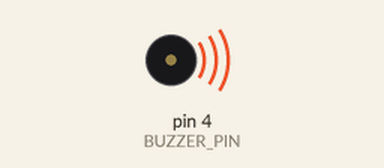
A sketch run on a simulated Arduino Uno, built with avr-gcc and run on an emulated ATmega328P. Parts: buzzer (waves = sounding). What the sketch prints to the serial monitor is not drawn.

Above: at 0.6 s.
At 30.6 s:
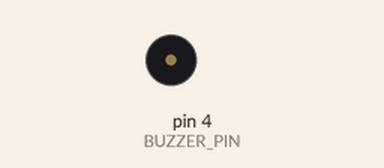
Timing chart, 0 to 32.1 s (numbered marks = the images above):
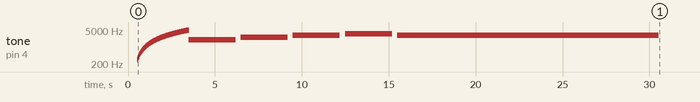

The sketch:

testing-buzzer.ino
```cpp
// ============================================================
// AVISO — Buzzer Maximum Volume Diagnostic Test (30 seconds)
// Purpose: sweep through frequencies to find the buzzer's
// loudest resonant point, then hold there to confirm. No
// sensor, no LittleFS, no calibration — buzzer only.
// IMPORTANT: tone() controls frequency/duration only, NOT
// volume. This test finds the loudest-SOUNDING frequency by
// resonance, it cannot exceed the buzzer's physical power limit.
// ============================================================

#define BUZZER_PIN 4

const unsigned long TOTAL_TEST_MS = 30000;
unsigned long testStart = 0;
bool testRunning = true;
bool testAnnouncedDone = false;

void setup() {
  Serial.begin(115200);
  delay(500);

  pinMode(BUZZER_PIN, OUTPUT);

  if (Serial) {
    Serial.println("=====================================");
    Serial.println("AVISO Buzzer Max-Volume Diagnostic");
    Serial.println("=====================================");
    Serial.println("[INFO] tone() controls pitch/duration only, not volume.");
    Serial.println("[INFO] This test finds the LOUDEST-SOUNDING frequency by");
    Serial.println("[INFO] sweeping for the buzzer's physical resonant point.");
    Serial.println("[INFO] Listen carefully — note which section sounds loudest.");
    Serial.println("-------------------------------------");
  }

  testStart = millis();

  // --- Phase 1 (0-10s): slow sweep across a wide range, listen
  // for where it noticeably gets louder — that's the resonant zone ---
  if (Serial) Serial.println("[PHASE 1] Sweeping 300Hz - 5000Hz (10 seconds)...");
  for (int f = 300; f <= 5000 && (millis() - testStart) < 10000; f += 40) {
    tone(BUZZER_PIN, f);
    delay(25);
  }
  noTone(BUZZER_PIN);

  // --- Phase 2 (10-22s): hold on the most common resonant sweet
  // spots for small passive buzzers, one at a time, 3s each,
  // with a clear gap so you can tell them apart by ear ---
  int candidateFreqs[] = {2000, 2500, 3000, 3500};
  const char* freqLabels[] = {"2000Hz", "2500Hz", "3000Hz", "3500Hz"};

  for (int i = 0; i < 4 && (millis() - testStart) < 22000; i++) {
    if (Serial) Serial.println("[PHASE 2] Holding " + String(freqLabels[i]) + " for 3 seconds...");
    tone(BUZZER_PIN, candidateFreqs[i]);
    delay(2700);
    noTone(BUZZER_PIN);
    delay(300);  // clear silent gap between candidates
  }

  // --- Phase 3 (remaining time to 30s): sustained continuous
  // tone at the most commonly loudest default (3000Hz) as the
  // final confirmation hold ---
  unsigned long elapsed = millis() - testStart;
  unsigned long remaining = (elapsed < TOTAL_TEST_MS) ? (TOTAL_TEST_MS - elapsed) : 0;

  if (Serial) Serial.println("[PHASE 3] Final sustained hold at 3000Hz for " + String(remaining / 1000) + "s...");
  if (remaining > 0) {
    tone(BUZZER_PIN, 3000);
    delay(remaining);
    noTone(BUZZER_PIN);
  }

  if (Serial) {
    Serial.println("-------------------------------------");
    Serial.println("[DONE] 30-second diagnostic complete.");
    Serial.println("[INFO] Whichever Phase 2 frequency sounded loudest to you");
    Serial.println("[INFO] is your buzzer's real resonant sweet spot — use that");
    Serial.println("[INFO] frequency for your actual alert/failure signals.");
  }

  testRunning = false;
}

void loop() {
  // Test runs entirely in setup() since it's a fixed, one-time
  // 30-second sequence. Nothing repeats here.
  delay(1000);
}
```
